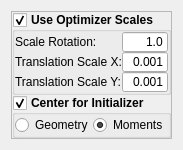
<?xml version="1.0" encoding="UTF-8"?>
<ui version="4.0">
 <class>QmitkRigid2DTransformControls</class>
 <widget class="QWidget" name="QmitkRigid2DTransformControls">
  <property name="geometry">
   <rect>
    <x>0</x>
    <y>0</y>
    <width>173</width>
    <height>144</height>
   </rect>
  </property>
  <property name="windowTitle">
   <string>Form</string>
  </property>
  <layout class="QVBoxLayout" name="verticalLayout">
   <item>
    <widget class="QFrame" name="m_Rigid2DTransformFrame">
     <property name="frameShape">
      <enum>QFrame::StyledPanel</enum>
     </property>
     <property name="frameShadow">
      <enum>QFrame::Raised</enum>
     </property>
     <layout class="QVBoxLayout" name="verticalLayout_84">
      <property name="spacing">
       <number>0</number>
      </property>
      <property name="margin">
       <number>0</number>
      </property>
      <item>
       <widget class="QGroupBox" name="m_UseOptimizerScalesRigid2D">
        <property name="font">
         <font>
          <weight>75</weight>
          <bold>true</bold>
         </font>
        </property>
        <property name="title">
         <string>Use Optimizer Scales</string>
        </property>
        <property name="flat">
         <bool>true</bool>
        </property>
        <property name="checkable">
         <bool>true</bool>
        </property>
        <layout class="QVBoxLayout" name="verticalLayout_83">
         <property name="spacing">
          <number>0</number>
         </property>
         <property name="margin">
          <number>0</number>
         </property>
         <item>
          <layout class="QHBoxLayout" name="_153">
           <item>
            <layout class="QVBoxLayout" name="_154">
             <item>
              <widget class="QLabel" name="textLabel1_8_2_3_2_2_2_3_4_2">
               <property name="font">
                <font>
                 <weight>50</weight>
                 <bold>false</bold>
                </font>
               </property>
               <property name="text">
                <string>Scale Rotation:</string>
               </property>
               <property name="wordWrap">
                <bool>false</bool>
               </property>
              </widget>
             </item>
             <item>
              <widget class="QLabel" name="textLabel11_3_2_2_2_3_3_2">
               <property name="font">
                <font>
                 <weight>50</weight>
                 <bold>false</bold>
                </font>
               </property>
               <property name="text">
                <string>Translation Scale X:</string>
               </property>
               <property name="wordWrap">
                <bool>false</bool>
               </property>
              </widget>
             </item>
             <item>
              <widget class="QLabel" name="textLabel12_3_2_2_2_3_3_2">
               <property name="font">
                <font>
                 <weight>50</weight>
                 <bold>false</bold>
                </font>
               </property>
               <property name="text">
                <string>Translation Scale Y:</string>
               </property>
               <property name="wordWrap">
                <bool>false</bool>
               </property>
              </widget>
             </item>
            </layout>
           </item>
           <item>
            <layout class="QVBoxLayout" name="_155">
             <item>
              <widget class="QLineEdit" name="m_ScalesRigid2DTransformScale1">
               <property name="minimumSize">
                <size>
                 <width>0</width>
                 <height>20</height>
                </size>
               </property>
               <property name="font">
                <font>
                 <weight>50</weight>
                 <bold>false</bold>
                </font>
               </property>
               <property name="text">
                <string>1.0</string>
               </property>
               <property name="alignment">
                <set>Qt::AlignRight</set>
               </property>
              </widget>
             </item>
             <item>
              <widget class="QLineEdit" name="m_ScalesRigid2DTransformScaleTranslationX">
               <property name="minimumSize">
                <size>
                 <width>0</width>
                 <height>20</height>
                </size>
               </property>
               <property name="font">
                <font>
                 <weight>50</weight>
                 <bold>false</bold>
                </font>
               </property>
               <property name="text">
                <string>0.001</string>
               </property>
               <property name="alignment">
                <set>Qt::AlignRight</set>
               </property>
              </widget>
             </item>
             <item>
              <widget class="QLineEdit" name="m_ScalesRigid2DTransformScaleTranslationY">
               <property name="minimumSize">
                <size>
                 <width>0</width>
                 <height>20</height>
                </size>
               </property>
               <property name="font">
                <font>
                 <weight>50</weight>
                 <bold>false</bold>
                </font>
               </property>
               <property name="text">
                <string>0.001</string>
               </property>
               <property name="alignment">
                <set>Qt::AlignRight</set>
               </property>
              </widget>
             </item>
            </layout>
           </item>
          </layout>
         </item>
        </layout>
       </widget>
      </item>
      <item>
       <widget class="QGroupBox" name="m_CenterForInitializerRigid2D">
        <property name="font">
         <font>
          <weight>75</weight>
          <bold>true</bold>
         </font>
        </property>
        <property name="title">
         <string>Center for Initializer</string>
        </property>
        <property name="flat">
         <bool>true</bool>
        </property>
        <property name="checkable">
         <bool>true</bool>
        </property>
        <layout class="QHBoxLayout" name="horizontalLayout_11">
         <property name="spacing">
          <number>0</number>
         </property>
         <property name="margin">
          <number>0</number>
         </property>
         <item>
          <widget class="QRadioButton" name="m_GeometryRigid2D">
           <property name="enabled">
            <bool>true</bool>
           </property>
           <property name="minimumSize">
            <size>
             <width>0</width>
             <height>20</height>
            </size>
           </property>
           <property name="font">
            <font>
             <weight>50</weight>
             <bold>false</bold>
            </font>
           </property>
           <property name="text">
            <string>Geometry</string>
           </property>
          </widget>
         </item>
         <item>
          <widget class="QRadioButton" name="m_MomentsRigid2D">
           <property name="enabled">
            <bool>true</bool>
           </property>
           <property name="minimumSize">
            <size>
             <width>0</width>
             <height>20</height>
            </size>
           </property>
           <property name="font">
            <font>
             <weight>50</weight>
             <bold>false</bold>
            </font>
           </property>
           <property name="text">
            <string>Moments</string>
           </property>
           <property name="checked">
            <bool>true</bool>
           </property>
          </widget>
         </item>
        </layout>
       </widget>
      </item>
     </layout>
    </widget>
   </item>
  </layout>
 </widget>
 <resources/>
 <connections/>
</ui>
